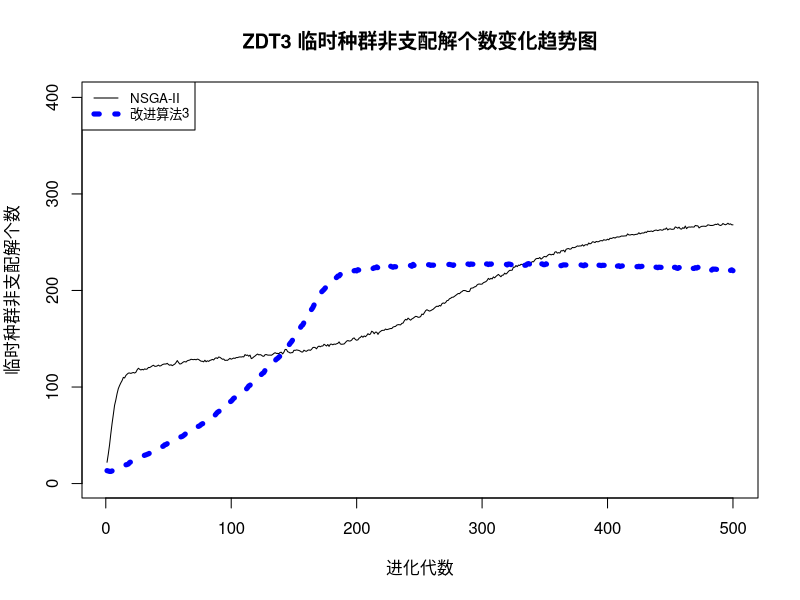

Recreate this plot in R.
a<-read.table('a.txt')
#b<-read.table('b.txt')
b<-read.table('b.txt')
#d<-read.table('d.txt')

plot(1:500, a$V1, xlab="进化代数", ylab="临时种群非支配解个数", type="l", xlim=c(1, 500), ylim=c(1, 400), main="ZDT3 临时种群非支配解个数变化趋势图")

#lines(1:500, b$V1, lty=3, lwd=2.5, col="green")
lines(1:500, b$V1, lty=3, lwd=5, col="blue")
#lines(1:500, d$V1, lty=1, lwd=4.5, col="red")

legend.txt<-c("NSGA-II", "改进算法3")
legend("topleft", legend=legend.txt, col=c("black", "blue"), lty=c(1, 4), lwd=c(1,5), bty="o", cex=0.8)

